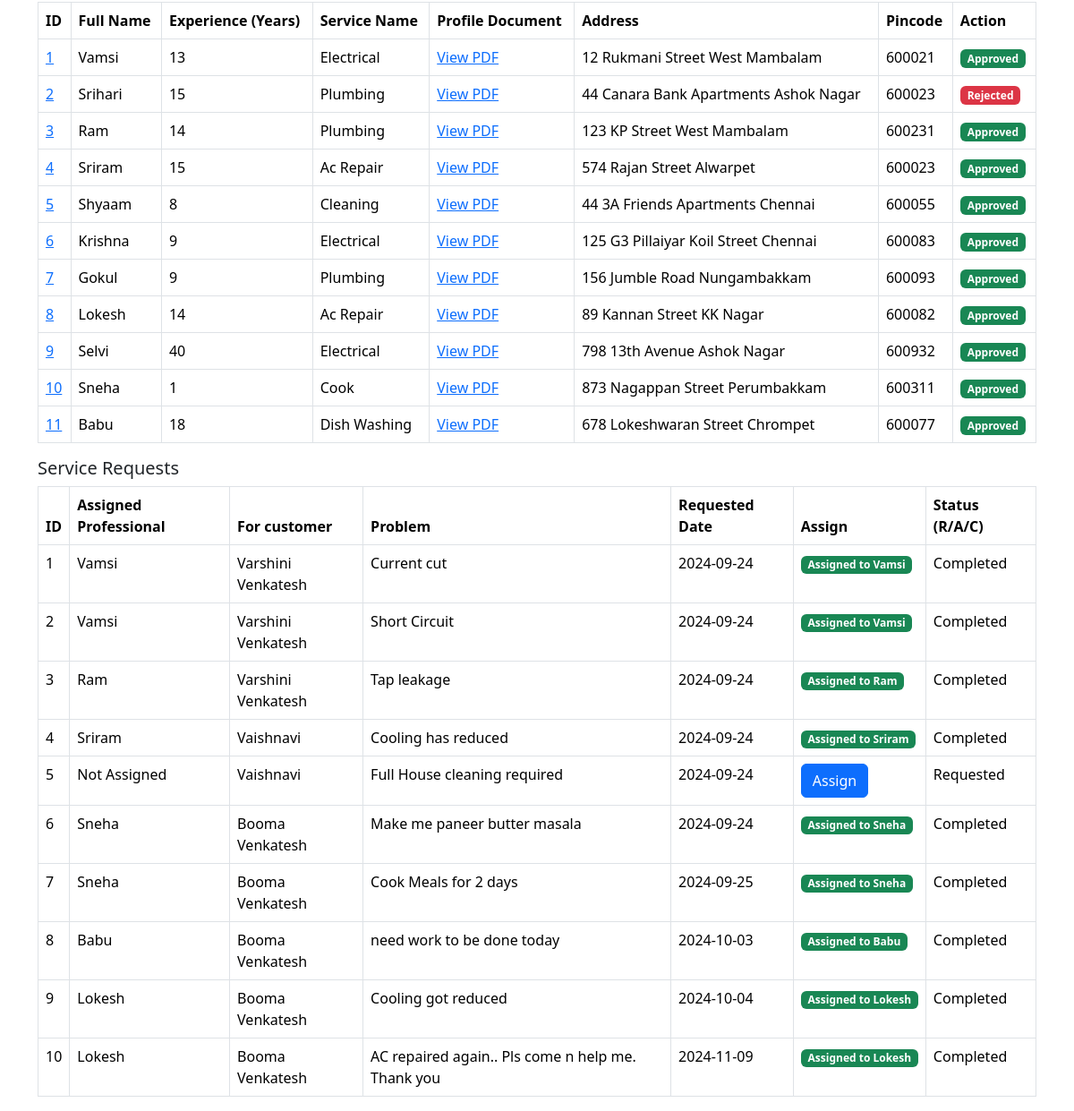
The page /admindashboard (lower part) on the database as committed earlier.
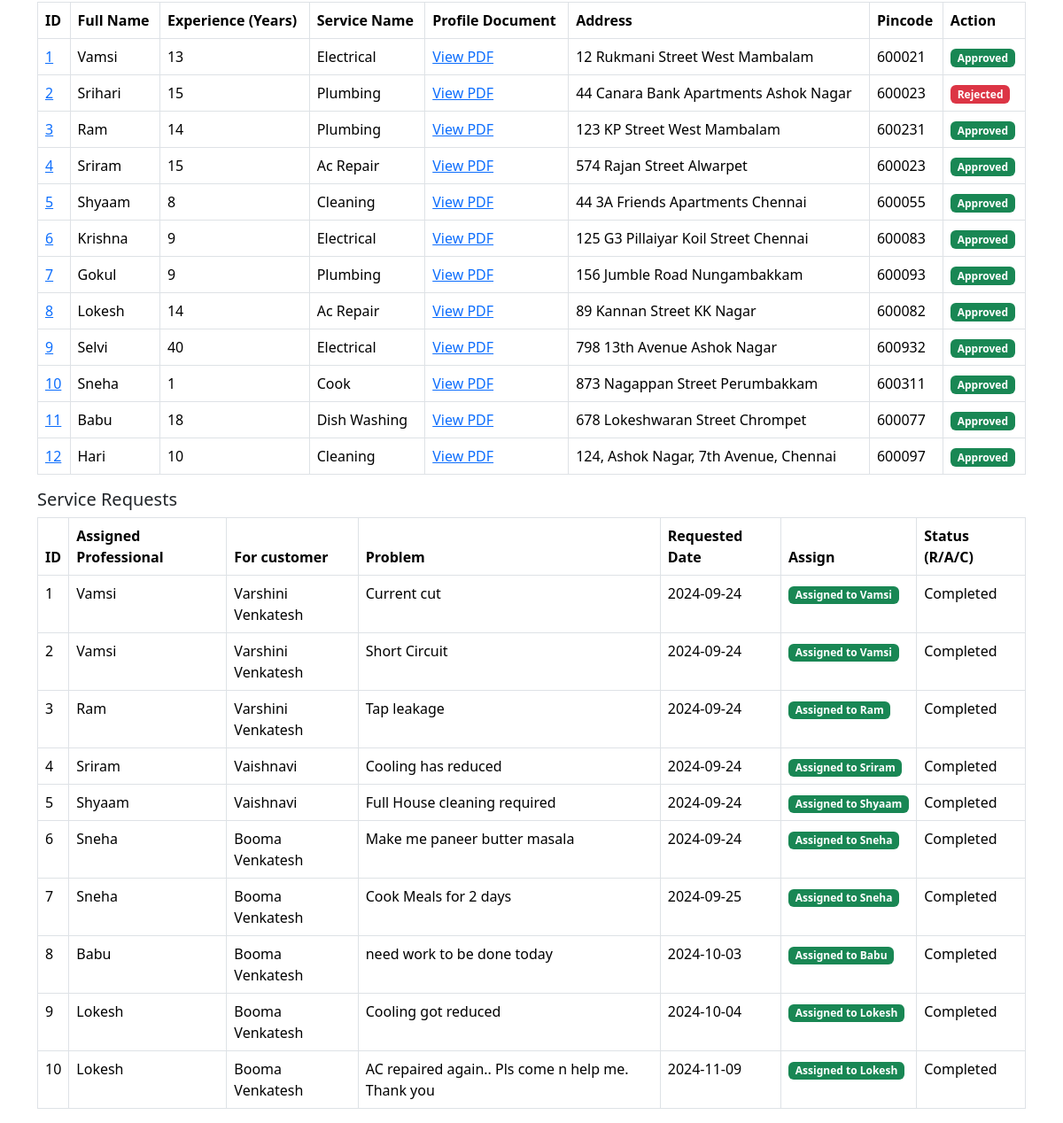
The same page on the database as committed later.
### application/models.py (models this page shows, shortened)
class ServiceProfessional(db.Model):
    __tablename__ = 'service_professionals'
    id = db.Column(db.Integer, primary_key=True)
    email = db.Column(db.String(120), unique=True, nullable=False)
    password = db.Column(db.String(120), nullable=False)
    full_name = db.Column(db.String(100), nullable=False)
    service_id = db.Column(db.Integer, db.ForeignKey('services.service_id'), nullable=False)
    experience = db.Column(db.Integer, nullable=False)
    profile_doc = db.Column(db.String(200), nullable=False)
    address = db.Column(db.String(200), nullable=False)
    pincode = db.Column(db.String(10), nullable=False)
    date_created = db.Column(db.DateTime, default=date.today())
    status = db.Column(db.String(50), nullable=False)
    service = db.relationship('Service', backref='service_professionals', lazy=True)

class Service(db.Model):
    __tablename__ = 'services'
    service_id = db.Column(db.Integer, primary_key=True)
    name = db.Column(db.String(100), nullable=False)
    base_price = db.Column(db.Float, nullable=False)
    time_required = db.Column(db.String(50), nullable=False)
    descriptions = db.Column(db.Text, nullable=True)
    service_requests_list = db.relationship('ServiceRequest', backref='service', cascade='all, delete-orphan', lazy=True)

class ServiceRequest(db.Model):
    __tablename__ = 'service_requests'
    serv_req_id = db.Column(db.Integer, primary_key=True)
    service_id = db.Column(db.Integer, db.ForeignKey('services.service_id'), nullable=False)
    cust_id = db.Column(db.Integer, db.ForeignKey('customers.id'), nullable=False)
    professional_id = db.Column(db.Integer, db.ForeignKey('service_professionals.id'), nullable=True)
    date_of_req = db.Column(db.DateTime, default=date.today)
    date_of_completion = db.Column(db.DateTime, nullable=True)
    service_status = db.Column(db.String(50), nullable=False)  # requested, assigned, completed
    remarks = db.Column(db.Text, nullable=True)
    professional = db.relationship('ServiceProfessional', backref='service_requests', lazy=True)
    customer = db.relationship('Customer', backref='service_requests', lazy=True)

class Customer(db.Model):
    __tablename__ = 'customers'
    id = db.Column(db.Integer, primary_key=True)
    email = db.Column(db.String(120), unique=True, nullable=False)
    password = db.Column(db.String(120), nullable=False)
    full_name = db.Column(db.String(100), nullable=False)
    address = db.Column(db.String(200), nullable=False)
    pincode = db.Column(db.String(10), nullable=False)

### app.py (the view)
@app.route('/admindashboard', methods= ['GET'])
def admindashboard():
    if request.method == 'GET':
        services = Service.query.all()
        professionals = ServiceProfessional.query.all()
        service_requests = ServiceRequest.query.all()
        customers = Customer.query.all()
        return render_template("admindashboard.html", services = services, professionals = professionals, service_requests = service_requests, customers = customers)

### templates/admindashboard.html (shortened to what this page needs)
<!DOCTYPE html>
<html lang="en">
<head>
    <link href="https://cdn.jsdelivr.net/npm/bootstrap@5.3.3/dist/css/bootstrap.min.css" rel="stylesheet">
</head>
<body>
    <div class="container mt-4">
        <div class="row">
            <div class="col-md-12">
                <table class="table table-bordered">
                    <thead>
                        <tr>
                            <th>ID</th>
                            <th>Full Name</th>
                            <th>Experience (Years)</th>
                            <th>Service Name</th>
                            <th>Profile Document</th>
                            <th>Address</th>
                            <th>Pincode</th>
                            <th>Action</th>
                        </tr>
                    </thead>
                    <tbody>
                        {% for professional in professionals %}
                        <tr>
                            <td><a href="{{ url_for('viewprofessionalprofile', id=professional.id) }}">{{ professional.id }}</a></td>
                            <td>{{ professional.full_name }}</td>
                            <td>{{ professional.experience }}</td>
                            <td>{{ professional.service.name }}</td>
                            <td>
                                {% if professional.profile_doc %}
                                    {% if professional.profile_doc.endswith('.pdf') %}
                                        <a href="{{ url_for('uploaded_file', filename=professional.profile_doc) }}" target="_blank">
                                            View PDF
                                        </a>
                                    {% endif %}
                                {% else %}
                                    No Document
                                {% endif %}
                            </td>
                            <td>{{ professional.address }}</td>
                            <td>{{ professional.pincode }}</td>
                            <td>
                                <div class="btn-group" role="group" aria-label="Basic mixed styles example">
                                    {% if professional.status == 'requested' %}
                                        <form action="{{ url_for('approve_professional', id=professional.id) }}" method="POST" style="display:inline;">
                                            <button type="submit" class="btn btn-success">Approve</button>
                                        </form>
                                        <form action="{{ url_for('reject_professional', id=professional.id) }}" method="POST" style="display:inline;">
                                            <button type="submit" class="btn btn-danger">Rejected</button>
                                        </form>
                                        <form action="{{ url_for('delete_professional', id=professional.id) }}" method="POST" style="display:inline;">
                                            <button type="submit" class="btn btn-warning">Delete</button>
                                        </form>
                                    {% elif professional.status == 'accepted' %}
                                        <span class="badge bg-success">Approved</span>
                                    {% elif professional.status == 'rejected' %}
                                        <span class="badge bg-danger">Rejected</span>
                                    {% else %}
                                        <span class="badge bg-info">{{ professional.status.title() }}</span>
                                    {% endif %}
                                </div>
                            </td>
                        </tr>
                        {% else %}
                        <tr>
                            <td colspan="5">No professionals found</td>
                        </tr>
                        {% endfor %}
                    </tbody>
                </table>
            </div>
            <div class="col-md-12">
                <h5>Service Requests</h5>
                <table class="table table-bordered">
                    <thead>
                        <tr>
                            <th>ID</th>
                            <th>Assigned Professional</th>
                            <th>For customer</th>
                            <th>Problem</th>
                            <th>Requested Date</th>
                            <th>Assign</th>
                            <th>Status (R/A/C)</th>
                        </tr>
                    </thead>
                    <tbody>
                        {% for request in service_requests %}
                        <tr>
                            <td>{{ request.serv_req_id }}</td>
                            <td>{% if request.professional.status == 'accepted' %} {{ request.professional.full_name }} {% else %} Not Assigned {% endif %}</td>
                            <td>{% if request.customer %} {{ request.customer.full_name }} {% else %} Not Assigned {% endif %}</td>
                            <td>{{ request.remarks }}</td>
                            <td>{{ request.date_of_req.strftime('%Y-%m-%d') }}</td>
                            <td>
                                {% if request.professional.status == 'accepted' %}
                                    <span class="badge bg-success">Assigned to {{ request.professional.full_name }}</span>
                                {% else %}
                                    <form action="{{ url_for('assign_professional', request_id=request.serv_req_id) }}" method="POST">
                                        <button type="submit" class="btn btn-primary">Assign</button>
                                    </form>
                                {% endif %}
                            </td>
                            <td>{{ request.service_status.title() }}</td>
                        </tr>
                        {% else %}
                        <tr>
                            <td colspan="4">No service requests found</td>
                        </tr>
                        {% endfor %}
                    </tbody>
                </table>
            </div>
        </div>
    </div>
</body>
</html>

Rows that differ between the two databases and show on the page:
added ServiceProfessional: id "12", full_name "Hari", experience "10", service.name "Cleaning", address "124, Ashok Nagar, 7th Avenue, Chennai", pincode "600097", status "Approved"
changed ServiceRequest "Full House cleaning required": professional.full_name (not shown) → "Shyaam"; service_status "Requested" → "Completed"; text "Not Assigned Assign" → "Assigned to"
